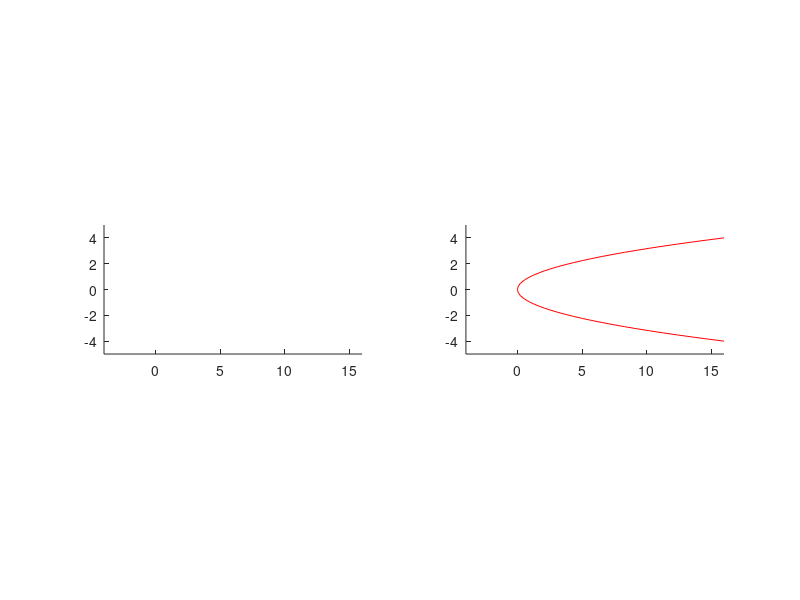

This figure's MATLAB source: (Note: this script raises an error after producing the figure.)
clear;
%z =  8i;
n = 2;

colors = lines(2);

xmin = -4;
xmax = 4;
ymin = -4;
ymax = 4;

imagey = xmin:(xmax-xmin)/50:xmax;
imagex = imagey.^2;

xscat = [];
yscat = [];


figure('units','normalized','outerposition',[0 0 1 1])
subplot(1,2,2)
axis([xmin,xmax^2, xmin-1, xmax+1])
daspect([1 1 1])
hold on
plot(imagex,imagey,'r')
scat = scatter(xscat,yscat, 'filled','b');
scat2 = scatter(xscat,yscat, 'filled','k');


subplot(1,2,1)
axis([xmin,xmax^2, xmin-1, xmax+1])
daspect([1 1 1])
set (gcf, 'WindowButtonMotionFcn', @mouseMove);
hold on
mousex = -10000;
mousey = -10000;
dx = (xmax-xmin)/10;
dy = (ymax-ymin)/10;
while(abs(mousex - xmax^2) >(dx/5) || abs(mousey- (ymax+1)) >(dy/5))
    [mousex,mousey]=mouseMove();
    pause(.02)
    %z = mousex + 1i*mousey;
    z = mousex;
    
    modu = abs(z)^(1/n);
    Arg = angle(z)/n;
    arg = zeros(n,1);

    for k = 0:n-1
        arg(k+1) = (angle(z)+ 2*k*pi)/n;
    end

    prinroot = modu*(cos(Arg) + 1i*sin(Arg));
    allroots = modu*(cos(arg)+1i*sin(arg));
    
    
    subplot(1,2,2)
    axis([xmin,xmax^2, xmin-1, xmax+1])
    daspect([1 1 1])
    hold on
    set(scat,'Xdata',real(allroots).^2)
    set(scat,'Ydata',real(allroots))
    set(scat2,'Xdata',mousex)
    set(scat2,'Ydata',0)
    %scatter(mousex^2, mousex,'r')
    title(strcat('Image of Roots of x = ',num2str(mousex)),'color','b')
    
    
    
    subplot(1,2,1)
    axis([xmin,xmax^2, xmin-1, xmax+1])
    daspect([1 1 1])
    plot(0,0,'k.')
    hold on
    quiver(0,0,real(z),imag(z),0);
    %scatter(real(z),imag(z),'filled','k')
    hold on
    quiver(zeros(n,1),zeros(n,1), real(allroots),imag(allroots),0)
    scatter(real(allroots),imag(allroots),'filled','b')
    daspect([1 1 1])
    axis([xmin,xmax^2, xmin-1, xmax+1])

    theta = 0:2*pi/100:2*pi;
    x = modu*cos(theta);
    y = modu*sin(theta);
    plot(x,y, 'k')
    xlabel('Real Part')
    ylabel('Imaginary Part')
    title(strcat('Roots of x = ', num2str(real(z))),'color','b')
    hold off

end
